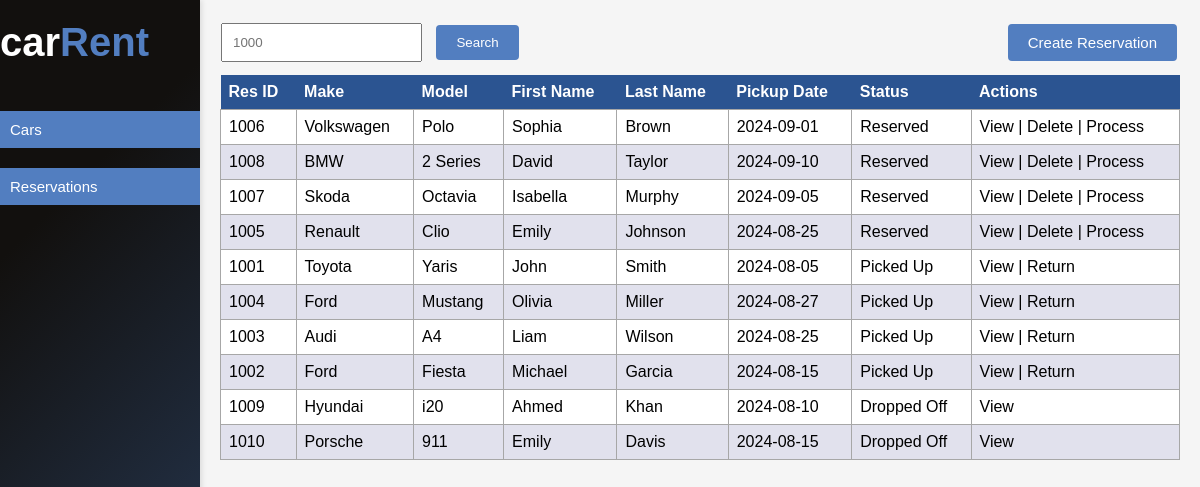
The app's page /car_rent_sys/public/index.php with its own data.
### tables this page shows
CREATE TABLE `reservations` (
  `ResID` int(10) unsigned NOT NULL AUTO_INCREMENT,
  `CarID` smallint(5) unsigned DEFAULT NULL,
  `FName` varchar(20) DEFAULT NULL,
  `SName` varchar(20) DEFAULT NULL,
  `DriverLicense` varchar(20) DEFAULT NULL,
  `Email` varchar(50) DEFAULT NULL,
  `Phone` varchar(15) DEFAULT NULL,
  `ResDate` date DEFAULT curdate(),
  `PickupDate` date DEFAULT NULL,
  `EstReturnDate` date DEFAULT NULL,
  `ActReturnDate` date DEFAULT NULL,
  `Cost` decimal(7,2) DEFAULT NULL,
  `Status` enum('Reserved','Dropped Off','Picked Up') DEFAULT 'Reserved',
  PRIMARY KEY (`ResID`),
  KEY `CarID` (`CarID`),
  CONSTRAINT `reservations_ibfk_1` FOREIGN KEY (`CarID`) REFERENCES `cars` (`CarID`)
);

CREATE TABLE `cars` (
  `CarID` smallint(5) unsigned NOT NULL AUTO_INCREMENT,
  `RegNum` varchar(12) DEFAULT NULL,
  `TypeID` tinyint(3) unsigned DEFAULT NULL,
  `Make` varchar(15) DEFAULT NULL,
  `Model` varchar(15) DEFAULT NULL,
  `Capacity` tinyint(3) unsigned DEFAULT NULL,
  `Trans` enum('Automatic','Manual') DEFAULT NULL,
  `Mileage` int(10) unsigned DEFAULT NULL,
  `FuelType` enum('Petrol','Diesel','Electric','Hybrid') DEFAULT NULL,
  PRIMARY KEY (`CarID`),
  KEY `TypeID` (`TypeID`),
  CONSTRAINT `cars_ibfk_1` FOREIGN KEY (`TypeID`) REFERENCES `types` (`TypeID`)
);

### car_rent_sys/utils/functions.php (called while the page is built)
<?php
function e($value) {
    return htmlspecialchars($value, ENT_QUOTES, 'UTF-8');
}
?>

### car_rent_sys/repositories/reservation_repository.php (called while the page is built, shortened)
<?php
function fetchAllReservations($pdo) {
    $stmt = $pdo->query(
        'SELECT r.ResID, c.Make, c.Model, r.FName, r.SName, r.PickupDate, r.Status
         FROM Reservations r
         JOIN Cars c ON r.CarID = c.CarID
         ORDER BY CASE
                     WHEN r.Status = "Reserved" THEN 1
                     WHEN r.Status = "Picked Up" THEN 2
                     WHEN r.Status = "Dropped Off" THEN 3
                 END');
    return $stmt->fetchAll(PDO::FETCH_ASSOC);
}
?>

### car_rent_sys/public/index.php (the view, shortened to what this page needs)
<?php
require __DIR__ . '/../utils/functions.php';
require __DIR__ . '/../repositories/reservation_repository.php';
$resid = $_GET['resid'] ?? '';
$reservations = !empty($resid) ? searchReservationsById($pdo, trim($resid)) : fetchAllReservations($pdo);
?>
<!DOCTYPE html>
<html lang="en">
<head>
    <link rel="stylesheet" href="/car_rent_sys/public/css/style.css">
</head>
<body>
    <div class="search-container">
        <div class="search-form">
            <form method="GET" action="">
                <input type="text" id="searchResId" name="resid" placeholder="1000" value="<?php echo e($resid) ?>">
                <input type="submit" value="Search">
            </form>
        </div>
        <button class="btn" onclick="window.location.href='../forms/reservation_dates_form.php';">Create
            Reservation</button>
    </div>
    <table>
        <tr>
            <th>Res ID</th>
            <th>Make</th>
            <th>Model</th>
            <th>First Name</th>
            <th>Last Name</th>
            <th>Pickup Date</th>
            <th>Status</th>
            <th>Actions</th>
        </tr>
        <?php foreach ($reservations as $reservation): ?>
        <tr>
            <td><?php echo e($reservation['ResID']) ?></td>
            <td><?php echo e($reservation['Make']) ?></td>
            <td><?php echo e($reservation['Model']) ?></td>
            <td><?php echo e($reservation['FName']) ?></td>
            <td><?php echo e($reservation['SName']) ?></td>
            <td><?php echo e($reservation['PickupDate']) ?></td>
            <td><?php echo e($reservation['Status']) ?></td>
            <td>
                <a href="../views/reservation_details_view.php?resid=<?php echo e($reservation['ResID']) ?>">View</a>
                <?php if ($reservation['Status'] === 'Reserved'): ?>
                | <a href="../controllers/reservation_delete.php?resid=<?php echo e($reservation['ResID']) ?>"
                    onclick="return confirm('Are you sure you want to delete this reservation?');">Delete</a>
                | <a href="../controllers/process_rental.php?resid=<?php echo e($reservation['ResID']) ?>">Process</a>
                <?php elseif ($reservation['Status'] === 'Picked Up'): ?>
                | <a href="../controllers/process_return.php?resid=<?php echo e($reservation['ResID']); ?>">Return</a>
                <?php endif; ?>
            </td>
        </tr>
        <?php endforeach; ?>
    </table>
</body>
</html>

### car_rent_sys/public/css/style.css (style rules this page uses)
:root { --white: #fff; --primary: #527ec0; --primary-dark: #2b5491; --secondary: #ff8a2a; --black: #000; --grey: #a7a7a7; --light-grey: #f5f5f5; --error: rgb(193, 33, 33); }
* { margin: 0; padding: 0; box-sizing: border-box; }
html { font-size: 62.5%; font-family: "Helvetica", "Arial", sans-serif; height: 100%; overflow: hidden; }
body { font-size: 1.6rem; height: 100%; background-color: var(--light-grey); overflow: auto; scroll-behavior: smooth; margin-left: 20rem; }
.nav-branding { color: var(--white); font-size: 4rem !important; font-weight: 700; }
.nav-branding span { color: var(--primary); }
#sidebar { background-color: #2b4162; background-image: linear-gradient(315deg, #2b4162 0%, #12100e 74%); position: fixed; left: 0; top: 0; height: 100%; width: 20rem; padding-top: 20px; box-shadow: 2px 0 5px rgba(0, 0, 0, 0.1); }
#sidebar button { display: block; width: 100%; padding: 10px; text-align: left; border: none; background: var(--primary); color: var(--white); cursor: pointer; transition: background-color 0.2s, color 0.3s; }
#sidebar ul { list-style-type: none; padding: 0; margin: 0; }
#sidebar li { padding: 10px 0; }
button { background-color: var(--primary); border: none; color: white; padding: 10px 20px; text-align: center; text-decoration: none; display: inline-block; font-size: 1.5rem; margin: 4px 2px; cursor: pointer; border-radius: 4px; transition: background-color 0s ease; }
.mnu-btn { display: block; width: 100%; margin: 0; padding: 10px 0px; text-align: left; border: none; background: var(--primary); color: var(--white); border-radius: 0px; transition: background-color 0.2s, color 0.3s; }
.search-container { margin: 2rem 2.1rem -1rem 2.1rem; display: flex; justify-content: space-between; align-items: center; }
.search-form { display: flex; align-items: center; }
.search-form input[type="text"] { flex: 1; padding: 10px; margin-right: 10px; }
.search-form input[type="submit"] { padding: 10px 20px; background-color: var(--primary); color: white; border: none; border-radius: 4px; cursor: pointer; }
table { margin: 2%; width: 96%; border-collapse: collapse; }
th { background-color: var(--primary-dark); color: var(--white); padding: 8px; text-align: left; }
tr:nth-child(even) { background-color: var(--white); }
tr:nth-child(odd) { background-color: #e1e1ed; }
td { padding: 8px; border: 1px solid var(--grey); }
a { text-decoration: none; color: var(--black); }

### records on screen
reservations: ResID "1006", CarID.Make "Volkswagen", CarID.Model "Polo", FName "Sophia", SName "Brown", PickupDate "2024-09-01", Status "Reserved"
reservations: ResID "1008", CarID.Make "BMW", CarID.Model "2 Series", FName "David", SName "Taylor", PickupDate "2024-09-10", Status "Reserved"
reservations: ResID "1007", CarID.Make "Skoda", CarID.Model "Octavia", FName "Isabella", SName "Murphy", PickupDate "2024-09-05", Status "Reserved"
reservations: ResID "1005", CarID.Make "Renault", CarID.Model "Clio", FName "Emily", SName "Johnson", PickupDate "2024-08-25", Status "Reserved"
reservations: ResID "1001", CarID.Make "Toyota", CarID.Model "Yaris", FName "John", SName "Smith", PickupDate "2024-08-05", Status "Picked Up"
reservations: ResID "1004", CarID.Make "Ford", CarID.Model "Mustang", FName "Olivia", SName "Miller", PickupDate "2024-08-27", Status "Picked Up"
reservations: ResID "1003", CarID.Make "Audi", CarID.Model "A4", FName "Liam", SName "Wilson", PickupDate "2024-08-25", Status "Picked Up"
reservations: ResID "1002", CarID.Make "Ford", CarID.Model "Fiesta", FName "Michael", SName "Garcia", PickupDate "2024-08-15", Status "Picked Up"
reservations: ResID "1009", CarID.Make "Hyundai", CarID.Model "i20", FName "Ahmed", SName "Khan", PickupDate "2024-08-10", Status "Dropped Off"
reservations: ResID "1010", CarID.Make "Porsche", CarID.Model "911", FName "Emily", SName "Davis", PickupDate "2024-08-15", Status "Dropped Off"
